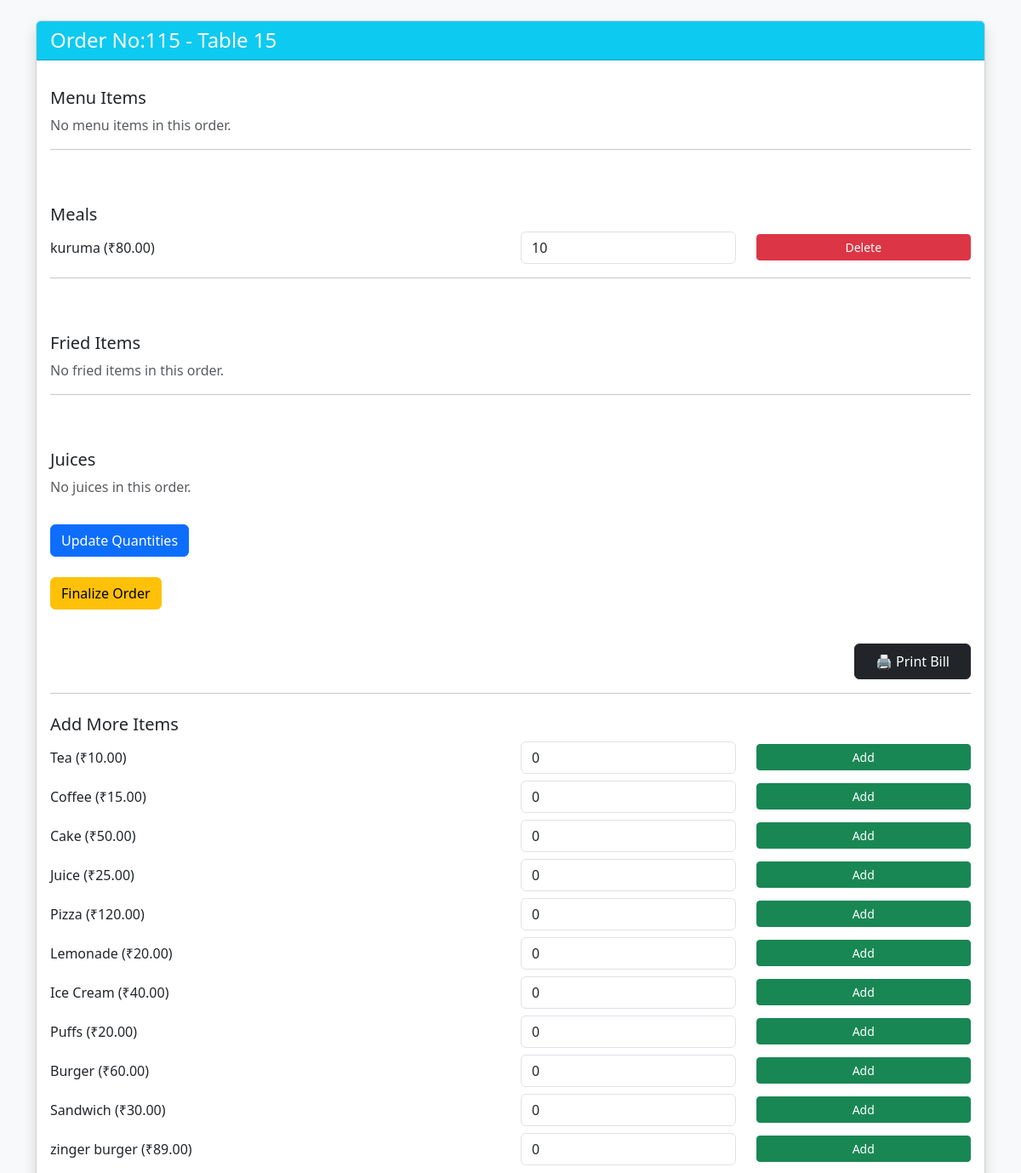
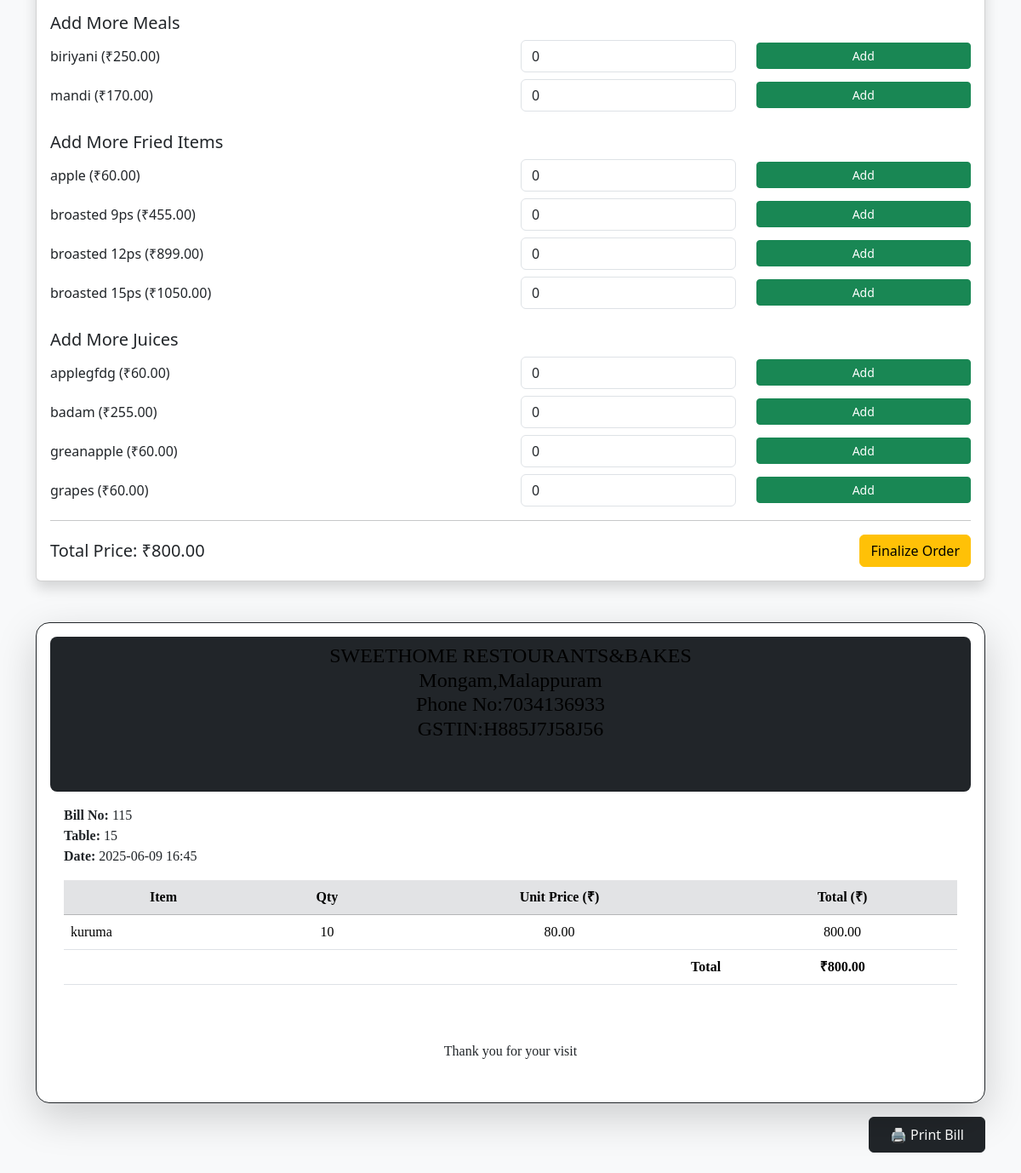
Screenshot of /order/detail/115/ with the database file from the repository (2 pictures, top to bottom).
### sweet/models.py (models this page shows, shortened)
class Order(models.Model):
    table = models.ForeignKey(SweetTable, on_delete=models.CASCADE)
    created_at = models.DateTimeField(auto_now_add=True)
    finalized = models.BooleanField(default=False)  # new field

class SweetTable(models.Model):
    number = models.IntegerField(unique=True)

class OrderMeal(models.Model):
    order = models.ForeignKey('Order', on_delete=models.CASCADE, related_name='meal_items')  # use string here
    meal = models.ForeignKey('Meal', on_delete=models.CASCADE)
    quantity = models.PositiveIntegerField()

class Meal(models.Model):
    name = models.CharField(max_length=100)
    price = models.DecimalField(max_digits=6, decimal_places=2)

class MenuItem(models.Model):
    name = models.CharField(max_length=100)
    price = models.DecimalField(max_digits=6, decimal_places=2)

class FriedItem(models.Model):
    name = models.CharField(max_length=100)
    price = models.DecimalField(max_digits=8, decimal_places=2)

class Juice(models.Model):
    name = models.CharField(max_length=100)
    price = models.DecimalField(max_digits=8, decimal_places=2)

### sweet/views.py (the view, shortened to what this page needs)
# urls.py: path('order/detail/<int:order_id>/', views.order_detail, name='order_detail'),
def order_detail(request, order_id):
    order = get_object_or_404(Order, id=order_id)
    items = order.items.all()
    meals = order.meal_items.all()
    fried_items = order.fried_items.all()
    juices = order.juices.all()
    menu_items = MenuItem.objects.exclude(id__in=items.values_list('menu_item_id', flat=True))
    meal_items = Meal.objects.exclude(id__in=meals.values_list('meal_id', flat=True))
    fried_list = FriedItem.objects.exclude(id__in=fried_items.values_list('fried_item_id', flat=True))
    juice_list = Juice.objects.exclude(id__in=juices.values_list('juice_id', flat=True))
    total_price = (
        sum(i.menu_item.price * i.quantity for i in items) +
        sum(m.meal.price * m.quantity for m in meals) +
        sum(f.fried_item.price * f.quantity for f in fried_items) +
        sum(j.juice.price * j.quantity for j in juices)
    )
    return render(request, 'order_detail.html', {
        'order': order,
        'items': items,
        'meals': meals,
        'fried_items': fried_items,
        'juices': juices,
        'menu_items': menu_items,
        'meal_items': meal_items,
        'fried_list': fried_list,
        'juice_list': juice_list,
        'total_price': total_price,
    })

### sweet/templatetags/calc_filters.py (called while the page is built)
@register.filter
def multiply(value, arg):
    return value * arg

### sweet/templates/order_detail.html (shortened to what this page needs)
{% load calc_filters %}
<!DOCTYPE html>
<html lang="en">
<head>
    <link href="https://cdn.jsdelivr.net/npm/bootstrap@5.3.3/dist/css/bootstrap.min.css" rel="stylesheet">
</head>
<body class="bg-light py-4">
<div class="container">
    <div class="card shadow mb-4">
        <div class="card-header bg-info text-white">
            <h4 class="mb-0">Order No:{{ order.id }} - Table {{ order.table.number }}</h4>
        </div>
        <div class="card-body">
            <form method="POST" class="needs-validation">
                <h5 class="mt-3">Menu Items</h5>
                {% for item in items %}
                    <div class="row align-items-center mb-2">
                        <div class="col-sm-6">{{ item.menu_item.name }} (₹{{ item.menu_item.price }})</div>
                        <div class="col-sm-3">
                            <input type="number" name="quantity_{{ item.id }}" value="{{ item.quantity }}" min="0" class="form-control">
                        </div>
                        <div class="col-sm-3">
                            <button name="delete" value="{{ item.id }}" class="btn btn-danger btn-sm w-100">Delete</button>
                        </div>
                    </div>
                {% empty %}
                    <p class="text-muted">No menu items in this order.</p>
                {% endfor %}
<hr>
<br>
                <h5 class="mt-4">Meals</h5>
                {% for meal in meals %}
                    <div class="row align-items-center mb-2">
                        <div class="col-sm-6">{{ meal.meal.name }} (₹{{ meal.meal.price }})</div>
                        <div class="col-sm-3">
                            <input type="number" name="meal_quantity_{{ meal.id }}" value="{{ meal.quantity }}" min="0" class="form-control">
                        </div>
                        <div class="col-sm-3">
                            <button name="delete_meal" value="{{ meal.id }}" class="btn btn-danger btn-sm w-100">Delete</button>
                        </div>
                    </div>
                {% empty %}
                    <p class="text-muted">No meals in this order.</p>
                {% endfor %}
<hr>
<br>
                <h5 class="mt-4">Fried Items</h5>
                {% for fried in fried_items %}
                    <div class="row align-items-center mb-2">
                        <div class="col-sm-6">{{ fried.fried_item.name }} (₹{{ fried.fried_item.price }})</div>
                        <div class="col-sm-3">
                            <input type="number" name="fried_quantity_{{ fried.id }}" value="{{ fried.quantity }}" min="0" class="form-control">
                        </div>
                        <div class="col-sm-3">
                            <button name="delete_fried" value="{{ fried.id }}" class="btn btn-danger btn-sm w-100">Delete</button>
                        </div>
                    </div>
                {% empty %}
                    <p class="text-muted">No fried items in this order.</p>
                {% endfor %}
<hr>
<br>
                <h5 class="mt-4">Juices</h5>
                {% for juice in juices %}
                    <div class="row align-items-center mb-2">
                        <div class="col-sm-6">{{ juice.juice.name }} (₹{{ juice.juice.price }})</div>
                        <div class="col-sm-3">
                            <input type="number" name="juice_quantity_{{ juice.id }}" value="{{ juice.quantity }}" min="0" class="form-control">
                        </div>
                        <div class="col-sm-3">
                            <button name="delete_juice" value="{{ juice.id }}" class="btn btn-danger btn-sm w-100">Delete</button>
                        </div>
                    </div>
                {% empty %}
                    <p class="text-muted">No juices in this order.</p>
                {% endfor %}
                <button name="update" class="btn btn-primary mt-3">Update Quantities</button><br><br>
                <button name="save" class="btn btn-warning">Finalize Order</button><br><br>
                <div class="text-end mt-3">
    <button class="btn btn-dark px-4 py-2" onclick="printBill()">🖨️ Print Bill</button>
</div>
                <hr>
                <h5 class="mt-4">Add More Items</h5>
                {% for item in menu_items %}
                    <div class="row align-items-center mb-2">
                        <div class="col-sm-6">{{ item.name }} (₹{{ item.price }})</div>
                        <div class="col-sm-3">
                            <input type="number" name="new_qty_{{ item.id }}" min="0" value="0" class="form-control">
                        </div>
                        <div class="col-sm-3">
                            <button name="add_item" value="{{ item.id }}" class="btn btn-success btn-sm w-100">Add</button>
                        </div>
                    </div>
                {% endfor %}
                <h5 class="mt-4">Add More Meals</h5>
                {% for meal in meal_items %}
                    <div class="row align-items-center mb-2">
                        <div class="col-sm-6">{{ meal.name }} (₹{{ meal.price }})</div>
                        <div class="col-sm-3">
                            <input type="number" name="new_meal_qty_{{ meal.id }}" min="0" value="0" class="form-control">
                        </div>
                        <div class="col-sm-3">
                            <button name="add_meal" value="{{ meal.id }}" class="btn btn-success btn-sm w-100">Add</button>
                        </div>
                    </div>
                {% endfor %}
                <h5 class="mt-4">Add More Fried Items</h5>
                {% for fried in fried_list %}
                    <div class="row align-items-center mb-2">
                        <div class="col-sm-6">{{ fried.name }} (₹{{ fried.price }})</div>
                        <div class="col-sm-3">
                            <input type="number" name="new_fried_qty_{{ fried.id }}" min="0" value="0" class="form-control">
                        </div>
                        <div class="col-sm-3">
                            <button name="add_fried" value="{{ fried.id }}" class="btn btn-success btn-sm w-100">Add</button>
                        </div>
                    </div>
                {% endfor %}
                <h5 class="mt-4">Add More Juices</h5>
                {% for juice in juice_list %}
                    <div class="row align-items-center mb-2">
                        <div class="col-sm-6">{{ juice.name }} (₹{{ juice.price }})</div>
                        <div class="col-sm-3">
                            <input type="number" name="new_juice_qty_{{ juice.id }}" min="0" value="0" class="form-control">
                        </div>
                        <div class="col-sm-3">
                            <button name="add_juice" value="{{ juice.id }}" class="btn btn-success btn-sm w-100">Add</button>
                        </div>
                    </div>
                {% endfor %}
                <hr>
                <div class="d-flex justify-content-between align-items-center">
                    <h5 class="mb-0">Total Price: ₹{{ total_price }}</h5>
                    <button name="save" class="btn btn-warning">Finalize Order</button>
                </div>
            </form>
        </div>
    </div>
<div id="bill-section" class="card shadow-lg mt-5 border border-dark rounded-4 p-3">
    <div class="card-header bg-dark text-white rounded-3">
         <h4 class="mb-0 text-center" style="color: black;font-family: Cambria, Cochin, Georgia, Times, 'Times New Roman', serif;padding-bottom: 50px;">SWEETHOME RESTOURANTS&BAKES<br>Mongam,Malappuram<br>Phone No:7034136933<br>GSTIN:H885J7J58J56</h4>
    </div>
    <div class="card-body">
        <div class="mb-3">
            <div style="font-family: Cambria, Cochin, Georgia, Times, 'Times New Roman', serif;"><strong>Bill No:</strong> {{ order.id }}</div>
            <div style="font-family: Cambria, Cochin, Georgia, Times, 'Times New Roman', serif;"><strong>Table:</strong> {{ order.table.number }}</div>
            <div style="font-family: Cambria, Cochin, Georgia, Times, 'Times New Roman', serif;"><strong>Date:</strong> {{ order.created_at|date:"Y-m-d H:i" }}</div>
        </div>
        <table class="table table-dotted border-grey align-middle">
            <thead class="table-secondary text-center" style="font-family: Cambria, Cochin, Georgia, Times, 'Times New Roman', serif;">
                <tr>
                    <th>Item</th>
                    <th>Qty</th>
                    <th>Unit Price (₹)</th>
                    <th>Total (₹)</th>
                </tr>
            </thead>
            <tbody>
                {% for meal in meals %}
                <tr style="font-family: Cambria, Cochin, Georgia, Times, 'Times New Roman', serif;">
                    <td>{{ meal.meal.name }}</td>
                    <td class="text-center">{{ meal.quantity }}</td>
                    <td class="text-center">{{ meal.meal.price }}</td>
                    <td class="text-center">{{ meal.meal.price|multiply:meal.quantity|floatformat:2 }}</td>
                </tr>
                {% endfor %}
            </tbody>
            <tfoot>
                <tr style="font-family: Cambria, Cochin, Georgia, Times, 'Times New Roman', serif;">
                    <th colspan="3" class="text-end">Total</th>
                    <th class="text-center">₹{{ total_price }}</th>
                </tr>
            </tfoot>
        </table>
        <p style="text-align: center; padding-top: 50px;font-family: Cambria, Cochin, Georgia, Times, 'Times New Roman', serif;">Thank you for your visit</p>
    </div>
</div>
<div class="text-end mt-3">
    <button class="btn btn-dark px-4 py-2" onclick="printBill()">🖨️ Print Bill</button>
</div>
</body>
</html>

### rows the page displays
Order: id "115", table.number "15", created_at "2025-06-09 16:45"
OrderMeal: meal.name "kuruma", meal.price "80.00", quantity "10", {{ meal.id }} 29 (drawn), meal.price|multiply "800.00"
MenuItem: name "Tea", price "10.00", {{ item.id }} 1 (drawn)
MenuItem: name "Coffee", price "15.00", {{ item.id }} 2 (drawn)
MenuItem: name "Cake", price "50.00", {{ item.id }} 3 (drawn)
MenuItem: name "Juice", price "25.00", {{ item.id }} 4 (drawn)
MenuItem: name "Pizza", price "120.00", {{ item.id }} 5 (drawn)
MenuItem: name "Lemonade", price "20.00", {{ item.id }} 6 (drawn)
MenuItem: name "Ice Cream", price "40.00", {{ item.id }} 7 (drawn)
MenuItem: name "Puffs", price "20.00", {{ item.id }} 8 (drawn)
MenuItem: name "Burger", price "60.00", {{ item.id }} 9 (drawn)
MenuItem: name "Sandwich", price "30.00", {{ item.id }} 10 (drawn)
MenuItem: name "zinger burger", price "89.00", {{ item.id }} 11 (drawn)
Meal: name "biriyani", price "250.00", {{ meal.id }} 1 (drawn)
Meal: name "mandi", price "170.00", {{ meal.id }} 2 (drawn)
FriedItem: name "apple", price "60.00", {{ fried.id }} 1 (drawn)
FriedItem: name "broasted 9ps", price "455.00", {{ fried.id }} 2 (drawn)
FriedItem: name "broasted 12ps", price "899.00", {{ fried.id }} 3 (drawn)
FriedItem: name "broasted 15ps", price "1050.00", {{ fried.id }} 4 (drawn)
Juice: name "applegfdg", price "60.00", {{ juice.id }} 1 (drawn)
Juice: name "badam", price "255.00", {{ juice.id }} 2 (drawn)
Juice: name "greanapple", price "60.00", {{ juice.id }} 3 (drawn)
Juice: name "grapes", price "60.00", {{ juice.id }} 4 (drawn)

### other values shown
{{ total_price }} "800.00"
